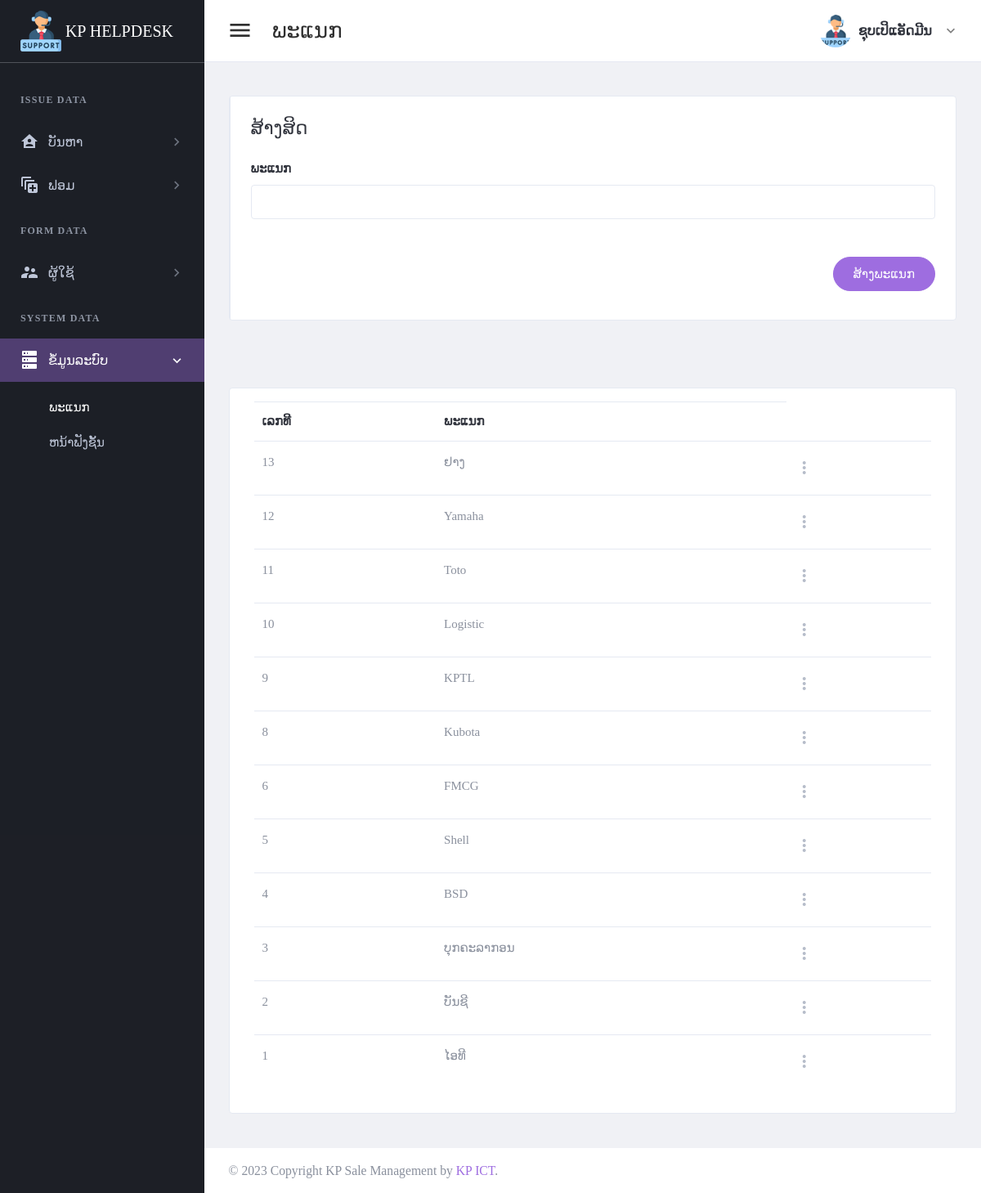
Page /page/depart.php (signed in) on the committed database.
### tables this page shows
CREATE TABLE `tbl_header_title` (
  `ht_id` int(11) NOT NULL,
  `ht_name` varchar(300) DEFAULT NULL
);

CREATE TABLE `tbl_sub_title` (
  `st_id` int(11) NOT NULL,
  `st_name` varchar(300) DEFAULT NULL,
  `icon_code` varchar(100) DEFAULT NULL,
  `ht_id` int(11) DEFAULT NULL
);

CREATE TABLE `tbl_page_title` (
  `pt_id` int(11) NOT NULL,
  `pt_name` varchar(300) DEFAULT NULL,
  `ptf_name` varchar(100) DEFAULT NULL,
  `st_id` int(11) DEFAULT NULL
);

CREATE TABLE `tbl_depart` (
  `dp_id` int(11) NOT NULL,
  `dp_name` varchar(150) DEFAULT NULL
);

### setting/checksession.php (called while the page is built, shortened)
<?php
	if($_SESSION['id_users'] == "" )
	{
	header("location:logout.php");
	}
	  else{
		$role_id = $_SESSION["role_id"];
	}
?>

### page/depart.php (the view, shortened to what this page needs)
<?php
include("../setting/checksession.php");
include("../setting/conn.php");
$header_name = "ພະແນກ";
$header_click = "4";
?>
<!DOCTYPE html>
<html lang="en" dir="ltr">
<head>
    <?php
    include("../setting/callcss.php");
    ?>
</head>
<body class="navbar-fixed sidebar-fixed" id="body">
    <div class="wrapper">
        <?php include "menu.php"; ?>
        <div class="page-wrapper">
            <?php
            include "header.php";
            ?>
            <div class="content-wrapper">
                <div class="content">
                    <div class="email-wrapper rounded border bg-white">
                        <div class="row no-gutters justify-content-center">
                            <div class="col-xxl-12">
                                <div class="email-right-column  email-body p-4 p-xl-5">
                                    <div class="email-body-head mb-5 ">
                                        <h4 class="text-dark">ສ້າງສິດ</h4>
                                    </div>
                                    <form method="post" id="adddepart">
                                        <div class="row">
                                            <div class="col-lg-12">
                                                <div class="form-group">
                                                    <label for="firstName">ພະແນກ</label>
                                                    <input type="text" class="form-control" id="depart_name" name="depart_name" required>
                                                </div>
                                            </div>
                                        </div>
                                        <div class="d-flex justify-content-end mt-6">
                                            <button type="submit" class="btn btn-primary mb-2 btn-pill">ສ້າງພະແນກ</button>
                                        </div>
                                    </form>
                                </div>
                            </div>
                        </div>
                    </div>
                </div>
            </div>
            <div class="content-wrapper">
                <div class="content">
                    <div class="card card-default">
                        <div class="card-body">
                            <table id="productsTable" class="table table-hover table-product" style="width:100%">
                                <thead>
                                    <tr>
                                        <th>ເລກທີ</th>
                                        <th>ພະແນກ</th>
                                    </tr>
                                </thead>
                                <tbody>
                                    <?php
                                    $stmt4 = $conn->prepare("select dp_id,dp_name
                                    from tbl_depart
                                    order by dp_id desc ");
                                    $stmt4->execute();
                                    if ($stmt4->rowCount() > 0) {
                                        while ($row4 = $stmt4->fetch(PDO::FETCH_ASSOC)) {
                                            $dp_id = $row4['dp_id'];
                                            $dp_name = $row4['dp_name'];
                                    ?>
                                            <tr>
                                                <td><?php echo "$dp_id"; ?></td>
                                                <td><?php echo "$dp_name"; ?></td>
                                                <td>
                                                    <div class="dropdown">
                                                        <a class="dropdown-toggle icon-burger-mini" href="#" role="button" id="dropdownMenuLink" data-toggle="dropdown" aria-haspopup="true" aria-expanded="false" data-display="static">
                                                        </a>
                                                    </div>
                                                </td>
                                            </tr>
                                    <?php
                                        }
                                    }
                                    ?>
                                </tbody>
                            </table>
                        </div>
                    </div>
                </div>
            </div>
            <?php include "footer.php"; ?>
        </div>
    </div>
</body>
</html>

### page/menu.php
<aside class="left-sidebar sidebar-dark" id="left-sidebar">
  <div id="sidebar" class="sidebar sidebar-with-footer">
    <div class="app-brand">
      <a href="index.php">
        <img src="../images/support.png" alt="Mono">
        <span class="brand-name">KP HELPDESK</span>
      </a>
    </div>
    <div class="sidebar-left" data-simplebar style="height: 100%;">
      <ul class="nav sidebar-inner" id="sidebar-menu">
        <?php
        $stmt = $conn->prepare(" SELECT distinct a.ht_id,ht_name
        FROM tbl_header_title a
        left join tbl_role_page b on a.ht_id = b.ht_id
        where role_id ='$role_id'
        order by  a.ht_id asc ");
        $stmt->execute();
        if ($stmt->rowCount() > 0) {
          while ($row = $stmt->fetch(PDO::FETCH_ASSOC)) {
            $ht_id = $row['ht_id'];
            $ht_name = $row['ht_name'];
        ?>
            <li class="section-title"> <?php echo "$ht_name"; ?></li>
            <?php
            $stmt1 = $conn->prepare("SELECT distinct a.st_id,st_name,role_id,icon_code
            FROM tbl_sub_title a
            left join tbl_role_page b on a.st_id = b.st_id
            where a.ht_id = '$ht_id' and role_id ='$role_id'
            order by a.st_id asc ");
            $stmt1->execute();
            if ($stmt1->rowCount() > 0) {
              while ($row1 = $stmt1->fetch(PDO::FETCH_ASSOC)) {
                $st_name = $row1['st_name'];
                $st_id = $row1['st_id'];
                $icon_code = $row1['icon_code'];
            ?>
                <li class='has-sub <?php if ($header_click == "$st_id") {  echo "active expand"; } ?>'>
                  <a class="sidenav-item-link" href="javascript:void(0)" data-toggle="collapse" data-target='#<?php echo "$st_name"; ?>' aria-expanded="false" aria-controls="<?php echo "$st_name"; ?>">
                    <i class="mdi <?php echo"$icon_code";?>"></i>
                    <span class="nav-text"> <?php echo "$st_name"; ?> </span> <b class="caret"></b>
                  </a>
                  <ul class='collapse <?php if ($header_click == "$st_id" ) { echo "show"; } ?>' id="<?php echo "$st_name"; ?>" data-parent="#sidebar-menu">
                    <div class="sub-menu">
                      <?php
                      $stmt2 = $conn->prepare(" SELECT pt_name,ptf_name
                      FROM tbl_page_title a
                      left join tbl_role_page b on a.pt_id = b.pt_id
                      where a.st_id = '$st_id' and role_id ='$role_id'
                      order by a.pt_id asc ");
                      $stmt2->execute();
                      if ($stmt2->rowCount() > 0) {
                        while ($row2 = $stmt2->fetch(PDO::FETCH_ASSOC)) {
                          $pt_name = $row2['pt_name'];
                      ?>
                          <li class="<?php if ($header_name ==  $row2['pt_name']) { echo "active"; } ?>">
                            <a class="sidenav-item-link" href='<?php echo $row2['ptf_name'] ?>'>
                              <span class="nav-text"><?php echo"$pt_name";?></span>
                            </a>
                          </li>
                      <?php
                        }
                      }
                      ?>
                    </div>
                  </ul>
              <?php
              }
            }
              ?>
                </li>
            <?php
          }
        }
            ?>
      </ul>
    </div>
  </div>
</aside>

### rows in the picture
tbl_header_title: ht_name "ISSUE DATA"
tbl_sub_title: st_name "ບັນຫາ"
tbl_sub_title: st_name "ຟອມ"
tbl_header_title: ht_name "FORM DATA"
tbl_sub_title: st_name "ຜູ້ໃຊ້"
tbl_header_title: ht_name "SYSTEM DATA"
tbl_sub_title: st_name "ຂໍ້ມູນລະບົບ"
tbl_page_title: pt_name "ພະແນກ"
tbl_page_title: pt_name "ຫນ້າຟັງຊັ້ນ"
tbl_depart: dp_id "13", dp_name "ຢາງ"
tbl_depart: dp_id "12", dp_name "Yamaha"
tbl_depart: dp_id "11", dp_name "Toto"
tbl_depart: dp_id "10", dp_name "Logistic"
tbl_depart: dp_id "9", dp_name "KPTL"
tbl_depart: dp_id "8", dp_name "Kubota"
tbl_depart: dp_id "6", dp_name "FMCG"
tbl_depart: dp_id "5", dp_name "Shell"
tbl_depart: dp_id "4", dp_name "BSD"
tbl_depart: dp_id "3", dp_name "ບຸກຄະລາກອນ"
tbl_depart: dp_id "2", dp_name "ບັນຊີ"
tbl_depart: dp_id "1", dp_name "ໄອທີ"

### other values in the picture
$header_name "ພະແນກ"
$full_name "ຊຸບເປິແອັດມີນ"
